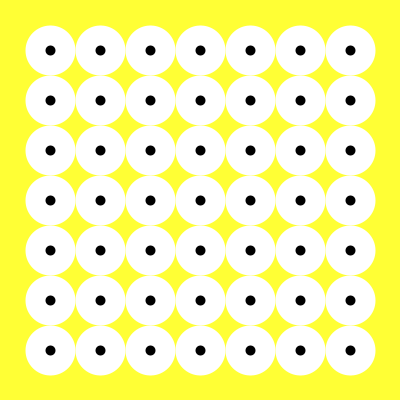
Frame 1 (no input)
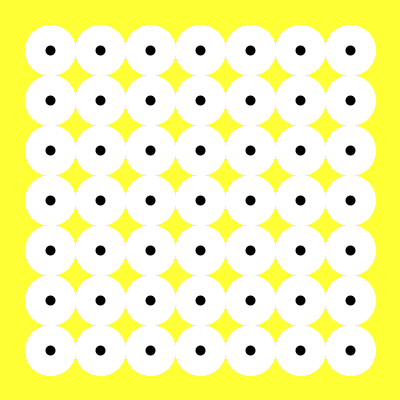
Frame 60 (the mouse pressed at the canvas centre just before this capture)
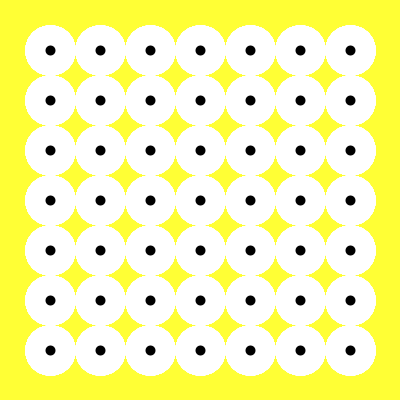
Frame 120 (the mouse held since frame 60 and released just before this capture)

The Processing sketch that drew these frames (run headless with seeded random() and noise(); from frame 60 on, the mouse is pressed at the canvas centre):

// Processing sketch: processing_171158
// ── processing_171158.pde



void setup (){
size (400,400);
background (255,255,53);
frameRate (10);
}
void draw(){
int a;
int s;

for( a=50; a<400; a=a+50){
  
    for(s=50; s<400; s=s+50 ){
    strokeWeight(50);
    stroke(255); 
    point(a,s);

}
}
for( a=50;a<400;a=a+50){
  
    for(s=50;s<400;s=s+50 ){
   strokeWeight(10);
   stroke(0); 
    point(a,s);
  }
}
}
